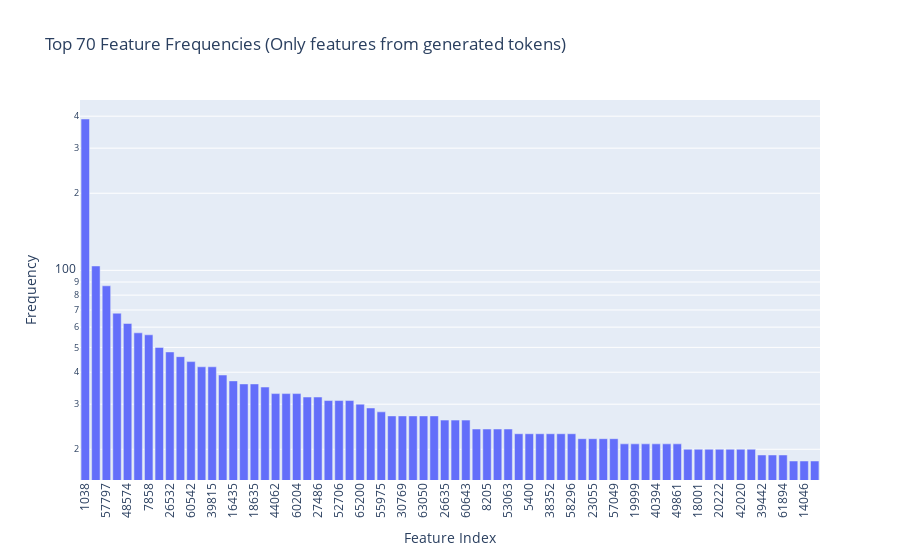

The code cell stored with this chart in its notebook:
### Code cell
plot_feature_freqs(top_k_generated_only_acts_feature_freq, title=f'Top {TOP_K_ENCODER_OUT_FEATURE_FREQ} Feature Frequencies (Only features from generated tokens)')

### Figure 1 — Plotly figure (JSON) as saved in the notebook; plotly's stock layout.template omitted (floating-point values rounded to 4 significant figures)
{"data": [{"hovertemplate": "Feature Index=%{x}<br>Frequency=%{y}<extra></extra>", "legendgroup": "", "marker": {"color": "#636efa", "pattern": {"shape": ""}}, "name": "", "orientation": "v", "showlegend": false, "textposition": "auto", "type": "bar", "x": ["1038", "43345", "57797", "39922", "48574", "5012", "7858", "49887", "26532", "2920", "60542", "3914", "39815", "12694", "16435", "6053", "18635", "1361", "44062", "58023", "60204", "16966", "27486", "7341", "52706", "62970", "65200", "64889", "55975", "17896", "30769", "58202", "63050", "63665", "26635", "53780", "60643", "630", "8205", "42463", "53063", "4742", "5400", "27923", "38352", "56651", "58296", "5829", "23055", "47573", "57049", "17579", "19999", "25624", "40394", "40573", "49861", "9539", "18001", "19881", "20222", "24656", "42020", "47868", "39442", "40801", "61894", "3248", "14046", "17404"], "xaxis": "x", "y": [390, 104, 87, 68, 62, 57, 56, 50, 48, 46, 44, 42, 42, 39, 37, 36, 36, 35, 33, 33, 33, 32, 32, 31, 31, 31, 30, 29, 28, 27, 27, 27, 27, 27, 26, 26, 26, 24, 24, 24, 24, 23, 23, 23, 23, 23, 23, 22, 22, 22, 22, 21, 21, 21, 21, 21, 21, 20, 20, 20, 20, 20, 20, 20, 19, 19, 19, 18, 18, 18], "yaxis": "y"}], "layout": {"barmode": "relative", "legend": {"tracegroupgap": 0}, "title": {"text": "Top 70 Feature Frequencies (Only features from generated tokens)"}, "xaxis": {"anchor": "y", "domain": [0, 1], "tickangle": -90, "title": {"text": "Feature Index"}}, "yaxis": {"anchor": "x", "domain": [0, 1], "title": {"text": "Frequency"}, "type": "log"}}}
